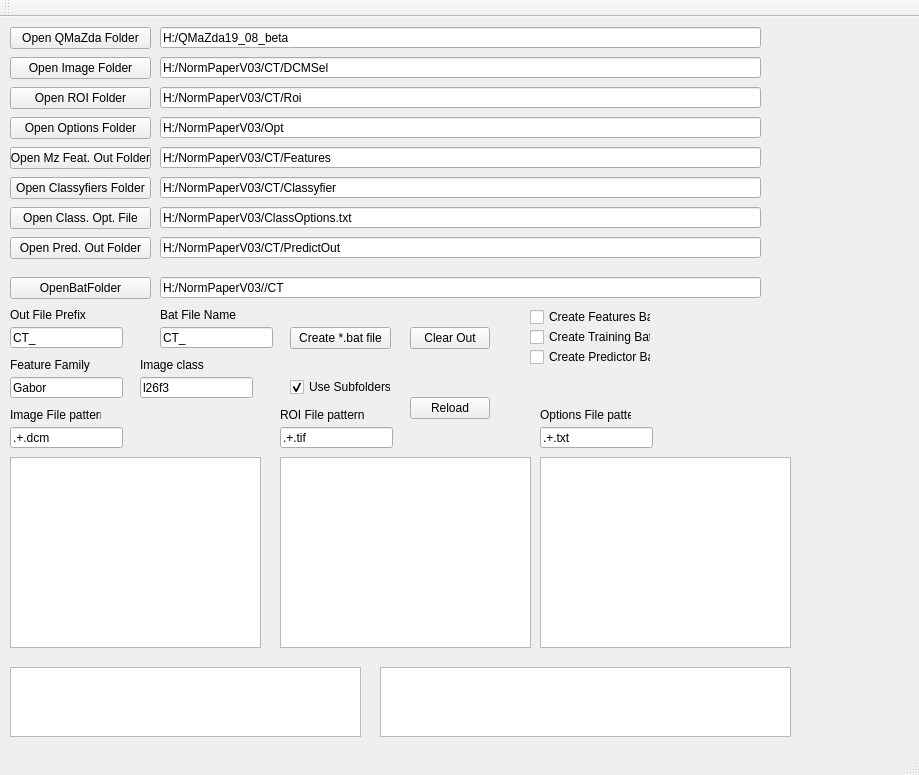
<?xml version="1.0" encoding="UTF-8"?>
<ui version="4.0">
 <class>MainWindow</class>
 <widget class="QMainWindow" name="MainWindow">
  <property name="geometry">
   <rect>
    <x>0</x>
    <y>0</y>
    <width>919</width>
    <height>775</height>
   </rect>
  </property>
  <property name="windowTitle">
   <string>QMaZda *.Bat Creator</string>
  </property>
  <widget class="QWidget" name="centralWidget">
   <widget class="QPushButton" name="pushButtonOpenQMaZdaFolder">
    <property name="geometry">
     <rect>
      <x>10</x>
      <y>10</y>
      <width>141</width>
      <height>22</height>
     </rect>
    </property>
    <property name="text">
     <string>Open QMaZda Folder</string>
    </property>
   </widget>
   <widget class="QPushButton" name="pushButtonUpenImageFolder">
    <property name="geometry">
     <rect>
      <x>10</x>
      <y>40</y>
      <width>141</width>
      <height>22</height>
     </rect>
    </property>
    <property name="text">
     <string>Open Image Folder</string>
    </property>
   </widget>
   <widget class="QPushButton" name="pushButtonOpenRoiFolder">
    <property name="geometry">
     <rect>
      <x>10</x>
      <y>70</y>
      <width>141</width>
      <height>22</height>
     </rect>
    </property>
    <property name="text">
     <string>Open ROI Folder</string>
    </property>
   </widget>
   <widget class="QLineEdit" name="lineEditMaZdaFolder">
    <property name="geometry">
     <rect>
      <x>160</x>
      <y>10</y>
      <width>601</width>
      <height>21</height>
     </rect>
    </property>
    <property name="text">
     <string>H:/QMaZda19_08_beta</string>
    </property>
   </widget>
   <widget class="QLineEdit" name="lineEditImageFolder">
    <property name="geometry">
     <rect>
      <x>160</x>
      <y>40</y>
      <width>601</width>
      <height>21</height>
     </rect>
    </property>
    <property name="text">
     <string>H:/NormPaperV03/CT/DCMSel</string>
    </property>
   </widget>
   <widget class="QLineEdit" name="lineEditROIFolder">
    <property name="geometry">
     <rect>
      <x>160</x>
      <y>70</y>
      <width>601</width>
      <height>21</height>
     </rect>
    </property>
    <property name="text">
     <string>H:/NormPaperV03/CT/Roi</string>
    </property>
   </widget>
   <widget class="QPushButton" name="pushButtonOpenOptionsFolder">
    <property name="geometry">
     <rect>
      <x>10</x>
      <y>100</y>
      <width>141</width>
      <height>22</height>
     </rect>
    </property>
    <property name="text">
     <string>Open Options Folder</string>
    </property>
   </widget>
   <widget class="QLineEdit" name="lineEditOptionsFolder">
    <property name="geometry">
     <rect>
      <x>160</x>
      <y>100</y>
      <width>601</width>
      <height>21</height>
     </rect>
    </property>
    <property name="text">
     <string>H:/NormPaperV03/Opt</string>
    </property>
   </widget>
   <widget class="QPushButton" name="pushButtonOpenMzFeaturesOutFolder">
    <property name="geometry">
     <rect>
      <x>10</x>
      <y>130</y>
      <width>141</width>
      <height>22</height>
     </rect>
    </property>
    <property name="text">
     <string>Open Mz Feat. Out Folder</string>
    </property>
   </widget>
   <widget class="QLineEdit" name="lineEditMzFeaturesOutFolder">
    <property name="geometry">
     <rect>
      <x>160</x>
      <y>130</y>
      <width>601</width>
      <height>21</height>
     </rect>
    </property>
    <property name="text">
     <string>H:/NormPaperV03/CT/Features</string>
    </property>
   </widget>
   <widget class="QLineEdit" name="lineEditOutFilePrefix">
    <property name="geometry">
     <rect>
      <x>10</x>
      <y>310</y>
      <width>113</width>
      <height>21</height>
     </rect>
    </property>
    <property name="text">
     <string>CT_</string>
    </property>
   </widget>
   <widget class="QLabel" name="labelOutFilePrefix">
    <property name="geometry">
     <rect>
      <x>10</x>
      <y>290</y>
      <width>91</width>
      <height>16</height>
     </rect>
    </property>
    <property name="text">
     <string>Out File Prefix</string>
    </property>
   </widget>
   <widget class="QTextEdit" name="textEditOut">
    <property name="geometry">
     <rect>
      <x>10</x>
      <y>650</y>
      <width>351</width>
      <height>70</height>
     </rect>
    </property>
   </widget>
   <widget class="QTextEdit" name="textEditOutBat">
    <property name="geometry">
     <rect>
      <x>380</x>
      <y>650</y>
      <width>411</width>
      <height>70</height>
     </rect>
    </property>
   </widget>
   <widget class="QPushButton" name="pushButtonOpenBatFolder">
    <property name="geometry">
     <rect>
      <x>10</x>
      <y>260</y>
      <width>141</width>
      <height>22</height>
     </rect>
    </property>
    <property name="text">
     <string>OpenBatFolder</string>
    </property>
   </widget>
   <widget class="QLineEdit" name="lineEditBatFolder">
    <property name="geometry">
     <rect>
      <x>160</x>
      <y>260</y>
      <width>601</width>
      <height>21</height>
     </rect>
    </property>
    <property name="text">
     <string>H:/NormPaperV03//CT</string>
    </property>
   </widget>
   <widget class="QLineEdit" name="lineEditBatFileName">
    <property name="geometry">
     <rect>
      <x>160</x>
      <y>310</y>
      <width>113</width>
      <height>21</height>
     </rect>
    </property>
    <property name="text">
     <string>CT_</string>
    </property>
   </widget>
   <widget class="QLabel" name="labelBatFileName">
    <property name="geometry">
     <rect>
      <x>160</x>
      <y>290</y>
      <width>91</width>
      <height>16</height>
     </rect>
    </property>
    <property name="text">
     <string>Bat File Name</string>
    </property>
   </widget>
   <widget class="QLineEdit" name="lineEditImageFilePattern">
    <property name="geometry">
     <rect>
      <x>10</x>
      <y>410</y>
      <width>113</width>
      <height>21</height>
     </rect>
    </property>
    <property name="text">
     <string>.+.dcm</string>
    </property>
   </widget>
   <widget class="QLabel" name="labelImageFilePattern">
    <property name="geometry">
     <rect>
      <x>10</x>
      <y>390</y>
      <width>91</width>
      <height>16</height>
     </rect>
    </property>
    <property name="text">
     <string>Image File pattern</string>
    </property>
   </widget>
   <widget class="QTextEdit" name="textEditImageFiles">
    <property name="geometry">
     <rect>
      <x>10</x>
      <y>440</y>
      <width>251</width>
      <height>191</height>
     </rect>
    </property>
   </widget>
   <widget class="QPushButton" name="pushButtonOpenClassyfiersFolder">
    <property name="geometry">
     <rect>
      <x>10</x>
      <y>160</y>
      <width>141</width>
      <height>22</height>
     </rect>
    </property>
    <property name="text">
     <string>Open Classyfiers Folder</string>
    </property>
   </widget>
   <widget class="QLineEdit" name="lineEditClassyfiersFolder">
    <property name="geometry">
     <rect>
      <x>160</x>
      <y>160</y>
      <width>601</width>
      <height>21</height>
     </rect>
    </property>
    <property name="text">
     <string>H:/NormPaperV03/CT/Classyfier</string>
    </property>
   </widget>
   <widget class="QPushButton" name="pushButtonOpenPredictorOutputFolder">
    <property name="geometry">
     <rect>
      <x>10</x>
      <y>220</y>
      <width>141</width>
      <height>22</height>
     </rect>
    </property>
    <property name="text">
     <string>Open Pred. Out Folder</string>
    </property>
   </widget>
   <widget class="QLineEdit" name="lineEditPredictorOutputFolder">
    <property name="geometry">
     <rect>
      <x>160</x>
      <y>220</y>
      <width>601</width>
      <height>21</height>
     </rect>
    </property>
    <property name="text">
     <string>H:/NormPaperV03/CT/PredictOut</string>
    </property>
   </widget>
   <widget class="QPushButton" name="pushButtonOpenClassyfiersOptionsFile">
    <property name="geometry">
     <rect>
      <x>10</x>
      <y>190</y>
      <width>141</width>
      <height>22</height>
     </rect>
    </property>
    <property name="text">
     <string>Open Class. Opt. File</string>
    </property>
   </widget>
   <widget class="QLineEdit" name="lineEditClassyfiersOptionsFile">
    <property name="geometry">
     <rect>
      <x>160</x>
      <y>190</y>
      <width>601</width>
      <height>21</height>
     </rect>
    </property>
    <property name="text">
     <string>H:/NormPaperV03/ClassOptions.txt</string>
    </property>
   </widget>
   <widget class="QLabel" name="labelROIFilePattern">
    <property name="geometry">
     <rect>
      <x>280</x>
      <y>390</y>
      <width>91</width>
      <height>16</height>
     </rect>
    </property>
    <property name="text">
     <string>ROI File pattern</string>
    </property>
   </widget>
   <widget class="QLineEdit" name="lineEditROIFilePattern">
    <property name="geometry">
     <rect>
      <x>280</x>
      <y>410</y>
      <width>113</width>
      <height>21</height>
     </rect>
    </property>
    <property name="text">
     <string>.+.tif</string>
    </property>
   </widget>
   <widget class="QTextEdit" name="textEditROIFiles">
    <property name="geometry">
     <rect>
      <x>280</x>
      <y>440</y>
      <width>251</width>
      <height>191</height>
     </rect>
    </property>
   </widget>
   <widget class="QLineEdit" name="lineEditOptionsFilePattern">
    <property name="geometry">
     <rect>
      <x>540</x>
      <y>410</y>
      <width>113</width>
      <height>21</height>
     </rect>
    </property>
    <property name="text">
     <string>.+.txt</string>
    </property>
   </widget>
   <widget class="QLabel" name="labelOptionsFilePattern">
    <property name="geometry">
     <rect>
      <x>540</x>
      <y>390</y>
      <width>91</width>
      <height>16</height>
     </rect>
    </property>
    <property name="text">
     <string>Options File pattern</string>
    </property>
   </widget>
   <widget class="QTextEdit" name="textEditOptionsFiles">
    <property name="geometry">
     <rect>
      <x>540</x>
      <y>440</y>
      <width>251</width>
      <height>191</height>
     </rect>
    </property>
   </widget>
   <widget class="QPushButton" name="pushButtonCreateBatFile">
    <property name="geometry">
     <rect>
      <x>290</x>
      <y>310</y>
      <width>101</width>
      <height>22</height>
     </rect>
    </property>
    <property name="text">
     <string>Create *.bat file</string>
    </property>
   </widget>
   <widget class="QPushButton" name="pushButtonClearOut">
    <property name="geometry">
     <rect>
      <x>410</x>
      <y>310</y>
      <width>80</width>
      <height>22</height>
     </rect>
    </property>
    <property name="text">
     <string>Clear Out</string>
    </property>
   </widget>
   <widget class="QCheckBox" name="checkBoxCreateFeaturesBat">
    <property name="geometry">
     <rect>
      <x>530</x>
      <y>290</y>
      <width>121</width>
      <height>20</height>
     </rect>
    </property>
    <property name="text">
     <string>Create Features Bat</string>
    </property>
   </widget>
   <widget class="QCheckBox" name="checkBoxCreateTrainingBat">
    <property name="geometry">
     <rect>
      <x>530</x>
      <y>310</y>
      <width>121</width>
      <height>20</height>
     </rect>
    </property>
    <property name="text">
     <string>Create Training Bat</string>
    </property>
   </widget>
   <widget class="QCheckBox" name="checkBoxCreatePredictorBat">
    <property name="geometry">
     <rect>
      <x>530</x>
      <y>330</y>
      <width>121</width>
      <height>20</height>
     </rect>
    </property>
    <property name="text">
     <string>Create Predictor Bat</string>
    </property>
   </widget>
   <widget class="QPushButton" name="pushButtonReload">
    <property name="geometry">
     <rect>
      <x>410</x>
      <y>380</y>
      <width>80</width>
      <height>22</height>
     </rect>
    </property>
    <property name="text">
     <string>Reload</string>
    </property>
   </widget>
   <widget class="QLineEdit" name="lineEditFeatureFamily">
    <property name="geometry">
     <rect>
      <x>10</x>
      <y>360</y>
      <width>113</width>
      <height>21</height>
     </rect>
    </property>
    <property name="text">
     <string>Gabor</string>
    </property>
   </widget>
   <widget class="QLineEdit" name="lineEditImageClass">
    <property name="geometry">
     <rect>
      <x>140</x>
      <y>360</y>
      <width>113</width>
      <height>21</height>
     </rect>
    </property>
    <property name="text">
     <string>l26f3</string>
    </property>
   </widget>
   <widget class="QLabel" name="labelImageDistortion">
    <property name="geometry">
     <rect>
      <x>140</x>
      <y>340</y>
      <width>71</width>
      <height>16</height>
     </rect>
    </property>
    <property name="text">
     <string>Image class</string>
    </property>
   </widget>
   <widget class="QLabel" name="labelFeatureFamily">
    <property name="geometry">
     <rect>
      <x>10</x>
      <y>340</y>
      <width>81</width>
      <height>16</height>
     </rect>
    </property>
    <property name="text">
     <string>Feature Family</string>
    </property>
   </widget>
   <widget class="QCheckBox" name="checkBoxUseSubfolders">
    <property name="geometry">
     <rect>
      <x>290</x>
      <y>360</y>
      <width>101</width>
      <height>20</height>
     </rect>
    </property>
    <property name="text">
     <string>Use Subfolders</string>
    </property>
    <property name="checked">
     <bool>true</bool>
    </property>
   </widget>
  </widget>
  <widget class="QMenuBar" name="menuBar">
   <property name="geometry">
    <rect>
     <x>0</x>
     <y>0</y>
     <width>919</width>
     <height>21</height>
    </rect>
   </property>
  </widget>
  <widget class="QToolBar" name="mainToolBar">
   <attribute name="toolBarArea">
    <enum>TopToolBarArea</enum>
   </attribute>
   <attribute name="toolBarBreak">
    <bool>false</bool>
   </attribute>
  </widget>
  <widget class="QStatusBar" name="statusBar"/>
 </widget>
 <layoutdefault spacing="6" margin="11"/>
 <resources/>
 <connections/>
</ui>
